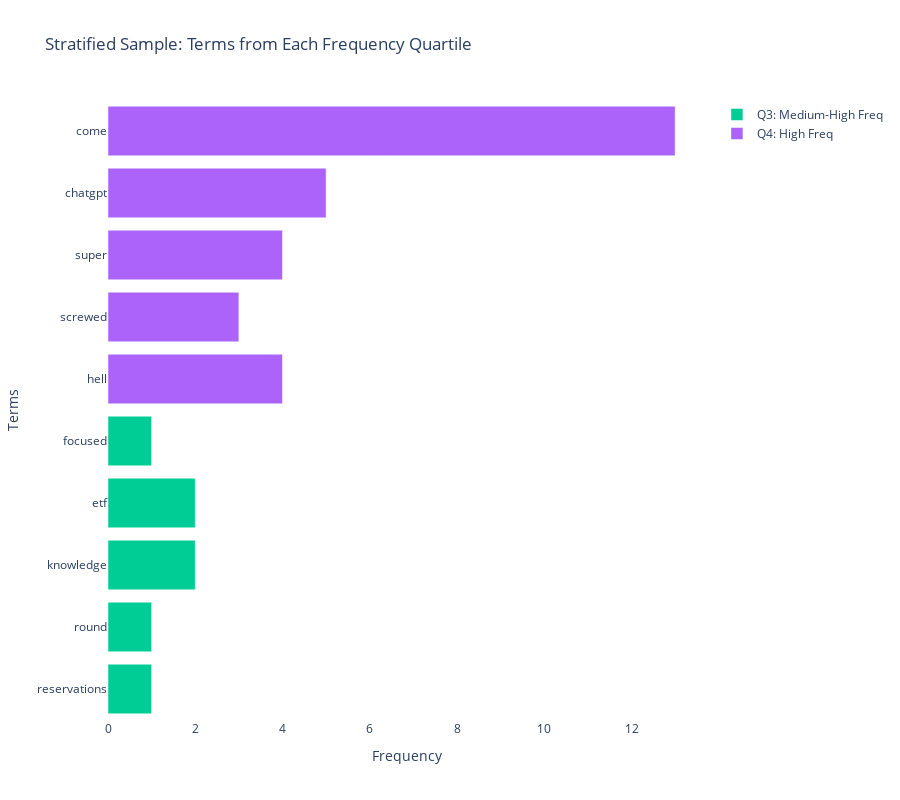

Notebook source saved alongside this figure:
### Markdown cell above
### >>> Exercise 13
I reduced the number of terms by using stratified sample with Terms from Each Frequency Quartile.

### Code cell
q1, q2, q3 = np.percentile(term_frequencies, [25, 50, 75])


sample_terms = []
sample_freqs = []
sample_labels = []

quartiles = [
    (0, q1, 'Q1: Low Freq'),
    (q1, q2, 'Q2: Medium-Low Freq'),
    (q2, q3, 'Q3: Medium-High Freq'),
    (q3, np.inf, 'Q4: High Freq')
]

for lower, upper, label in quartiles:
    mask = (term_frequencies >= lower) & (term_frequencies < upper)
    candidates_idx = np.where(mask)[0]
    
    if len(candidates_idx) > 0:
        n_sample = min(5, len(candidates_idx))
        sampled_idx = np.random.choice(candidates_idx, n_sample, replace=False)
        sample_terms.extend(feature_names[sampled_idx])
        sample_freqs.extend(term_frequencies[sampled_idx])
        sample_labels.extend([label] * n_sample)
fig = plotly.Figure()
for quartile_label in ['Q1: Low Freq', 'Q2: Medium-Low Freq', 
                       'Q3: Medium-High Freq', 'Q4: High Freq']:
    mask = [label == quartile_label for label in sample_labels]
    q_terms = [term for term, m in zip(sample_terms, mask) if m]
    q_freqs = [freq for freq, m in zip(sample_freqs, mask) if m]

    fig.add_trace(plotly.Bar(
        x=q_freqs,          
        y=q_terms,           
        name=quartile_label,
        orientation='h',
        hovertemplate='<b>%{y}</b><br>Frequency: %{x:,}<extra></extra>'
    ))

fig.update_layout(
    title='Stratified Sample: Terms from Each Frequency Quartile',
    xaxis_title='Frequency',
    yaxis_title='Terms',
    height=800,
    barmode='overlay',
    template='plotly_white'
)

fig.show()

### Figure 1 — Plotly figure (JSON) as saved in the notebook; plotly's stock layout.template omitted (floating-point values rounded to 4 significant figures)
{"data": [{"hovertemplate": "<b>%{y}</b><br>Frequency: %{x:,}<extra></extra>", "name": "Q1: Low Freq", "orientation": "h", "type": "bar", "x": [], "y": []}, {"hovertemplate": "<b>%{y}</b><br>Frequency: %{x:,}<extra></extra>", "name": "Q2: Medium-Low Freq", "orientation": "h", "type": "bar", "x": [], "y": []}, {"hovertemplate": "<b>%{y}</b><br>Frequency: %{x:,}<extra></extra>", "name": "Q3: Medium-High Freq", "orientation": "h", "type": "bar", "x": [1, 1, 2, 2, 1], "y": ["reservations", "round", "knowledge", "etf", "focused"]}, {"hovertemplate": "<b>%{y}</b><br>Frequency: %{x:,}<extra></extra>", "name": "Q4: High Freq", "orientation": "h", "type": "bar", "x": [4, 3, 4, 5, 13], "y": ["hell", "screwed", "super", "chatgpt", "come"]}], "layout": {"barmode": "overlay", "height": 800, "title": {"text": "Stratified Sample: Terms from Each Frequency Quartile"}, "xaxis": {"title": {"text": "Frequency"}}, "yaxis": {"title": {"text": "Terms"}}}}
